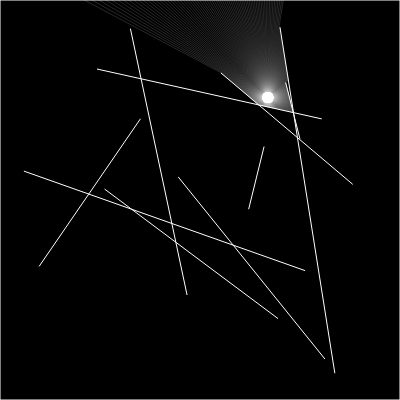
Frame 1 (no input)
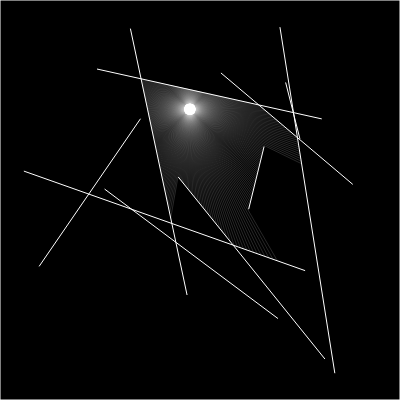
Frame 60 (no input)
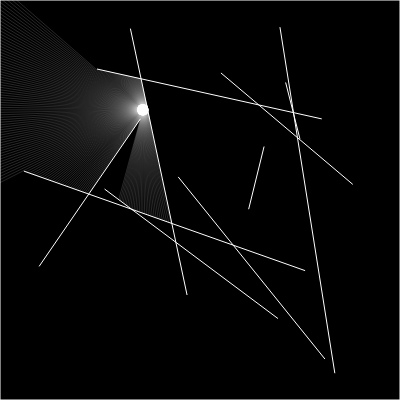
Frame 120 (the mouse pressed at the canvas centre since frame 60)

The p5.js sketch that drew these frames (run headless with seeded random() and noise() and a simulated clock; from frame 60 on, the mouse is pressed at the canvas centre):

// p5.js sketch
// ── sketch.js
let walls = [];
let ray;
let xoff = 0;
let yoff = 100;

function setup() {
  createCanvas(400,400);
  for ( let i = 0 ; i < 10; i++){
    let x1 = random(width);
    let y1 = random(height);
    let x2 = random(width);
    let y2 = random(height);
    walls[i] = new Boundary(x1,y1,x2,y2)
  }
  walls.push(new Boundary(0,0,width,0))
  walls.push(new Boundary(0,height,width, height))
  walls.push(new Boundary(0,0,0,height))
  walls.push(new Boundary(width,0,width,height))
  
  particle = new Particle();
  ray = new Ray(100,200);
}

function draw() {
  background(0)
  // let random1 = random(200);
  // let random2 = random(200);
  // wall = new Boundary(random1,random2,random2,random1)
  for ( let wall of walls ){
    wall.show();
  }
  particle.update(noise(xoff)*width,noise(yoff)*height);
  xoff += 0.005;
  yoff += 0.005;
  particle.show();
  particle.look(walls);

  // ray.setDir(mouseX, mouseY);
  
  // ray.show()
  // let pt = ray.cast(wall);
  // if ( pt ) {
  //     fill(255);
  //     ellipse(pt.x, pt.y, 8, 8)
  // }
  // noLoop();
}
// ── boundary.js
class Boundary {
    constructor(x1,y1,x2,y2) {
        this.a = createVector(x1, y1)
        this.b = createVector(x2, y2)
    }
    
    show() {
        stroke(255);
        // strokeWeight(20)
        line(this.a.x, this.a.y, this.b.x, this.b.y)
    }
}
// ── particle.js
class Particle{
    constructor(){
        this.pos = createVector(width/2, height/2);
        this.rays = [];
        for (let a = 0; a < 360; a+=1) {
            this.rays.push(new Ray(this.pos, radians(a)));
        }
    }

    show(){
        fill(255);
        ellipse(this.pos.x, this.pos.y, 0);
        for ( let ray of this.rays ) {
            ray.show()
        }
    }

    update(x,y){
        this.pos.set(x,y);
    }

    look(walls){
        for ( let ray of this.rays ) {
            let closest = null;
            let record = Infinity;
            for ( let wall of walls ){   
                const pt = ray.cast(wall);
                if(pt){
                    const d = p5.Vector.dist(this.pos, pt);
                    if ( d < record ){
                        record = d;
                        closest = pt;
                    }
                   
                }
            }
            if ( closest ){
                stroke(255,40);
                line(this.pos.x, this.pos.y, closest.x, closest.y);
            }
            
        }
    }
}
// ── ray.js
class Ray {
    constructor(pos, angle){
        this.pos = pos;
        this.dir = p5.Vector.fromAngle(angle);
    }

    setDir(x,y){
        this.dir.x = x - this.pos.x;
        this.dir.y = y - this.pos.y;
        this.dir.normalize();
    }
    
    show(){
        stroke(255);
        push();
        translate(this.pos.x, this.pos.y);
        line(0, 0, this.dir.x * 5 , this.dir.y * 5);
        pop()
    }

    cast(wall){
        const x1 = wall.a.x;
        const y1 = wall.a.y;
        const x2 = wall.b.x;
        const y2 = wall.b.y;

        const x3 = this.pos.x;
        const y3 = this.pos.y;
        const x4 = this.pos.x + this.dir.x;
        const y4 = this.pos.y + this.dir.y;

        const den = ( x1 - x2 ) * ( y3 - y4 ) - ( y1 - y2 ) * ( x3 - x4 );
        if ( den == 0 ){
            return;
        }

        const t = (( x1 - x3 ) * ( y3 - y4 ) - ( y1 - y3 ) * ( x3 - x4 )) / den;
        const u = -(( x1 - x2 ) * ( y1 - y3 ) - ( y1 - y2 ) * ( x1 - x3 )) / den;

        if ( t < 1 && t > 0 && u > 0) {
            const pt = createVector();
            pt.x = x1 + t * ( x2 - x1 );
            pt.y = y1 + t * ( y2 - y1 );
            return pt ;
        } else {
            return;
        }
    }
}
